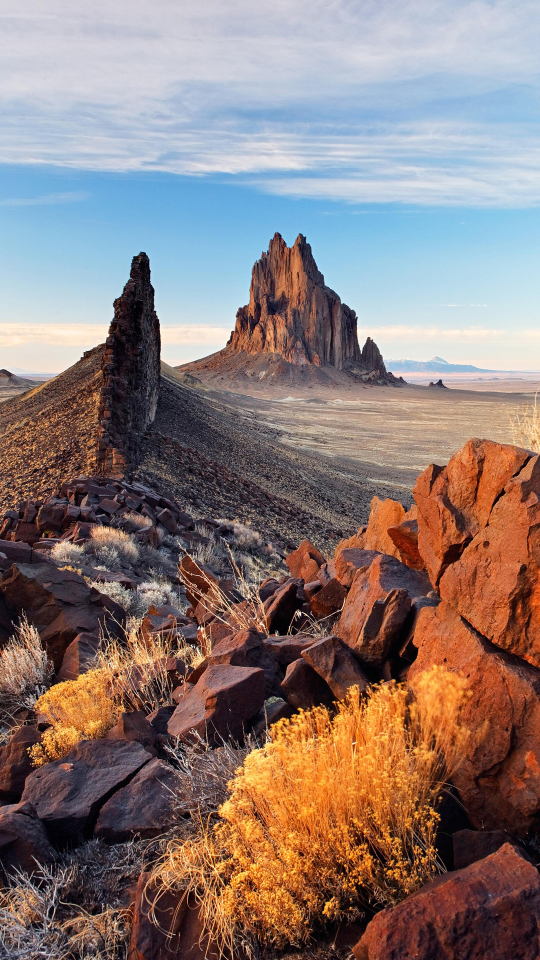
%> input picture TestPictures/magazine/Planet-01-2.3.001-bigpicture_01_14.jpg, 1080 x 1920 px (shown at 1/2 size); its folder holds only this picture in this run
$ octave prepareImage.m   (GNU Octave 9; MATLAB toolbox functions it lacks are replaced by stand-ins)
%> lines starting %> are read from the running program, lines starting %| are printed output that depends on the picture
### MatlabPro/Test/setParam.m
clear;

keyWord = 'magazine';
mRow = 512;
nCol = 512;

### MatlabPro/Test/prepareImage.m
clear;clc;close all

setParam
% keyWord = 'magazine';
pictureDir = ['../../TestPictures/', keyWord, '/'];
pictureResizeDir = ['../../TestPictures/', keyWord, 'Resize/'];
pictureDirInfo  = dir([pictureDir, '*jpg']);
pictureNum = length(pictureDirInfo);

for i = 1:pictureNum
    pictureDirName = [pictureDir, pictureDirInfo(i).name];
    img = imread(pictureDirName);
%> img is the input picture: size 1920x1080x3 uint8; mean R, G, B 138.7, 121.6, 118.2
    [row,col,ch] = size(img);
%> row = 1920; col = 1080; ch = 3
    shortEdge = min([row,col]);
%> shortEdge = 1080

    xMin = round((col-shortEdge)/2)+1;
%> xMin = 1
    yMin = round((row-shortEdge)/2)+1;
%> yMin = 421
    imgCrop = imcrop(img, [xMin, yMin, shortEdge, shortEdge]);  %꼴숏
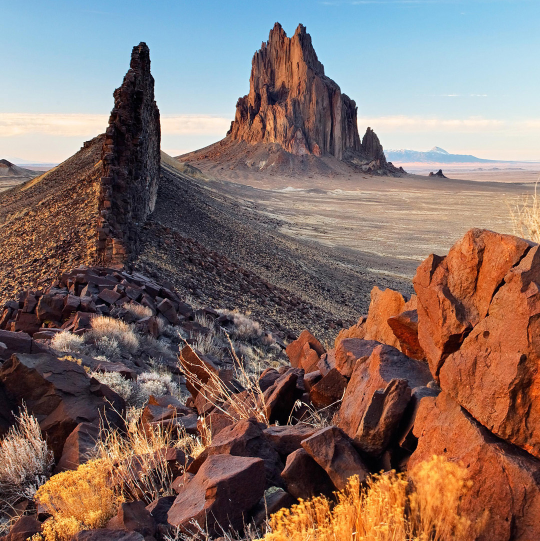
%> imgCrop: size 1081x1080x3 uint8 (shown at 1/2 size); mean R, G, B 133.1, 112.2, 105.7

%     mRow = 512;
%     nCol = 512;
    imgResize = imresize(imgCrop,[mRow nCol],'bicubic');
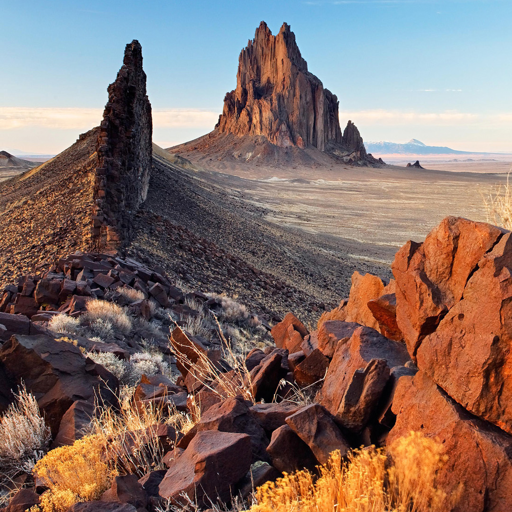
%> imgResize: size 512x512x3 uint8; mean R, G, B 133.1, 112.2, 105.7
    imshow(imgResize)
    imwrite(imgResize,[pictureResizeDir, num2str(i), '.jpg']);
    pause(0.001)
end

$ run again, on TestPictures/magazine/Planet-01-2.3.001-bigpicture_01_5.jpg
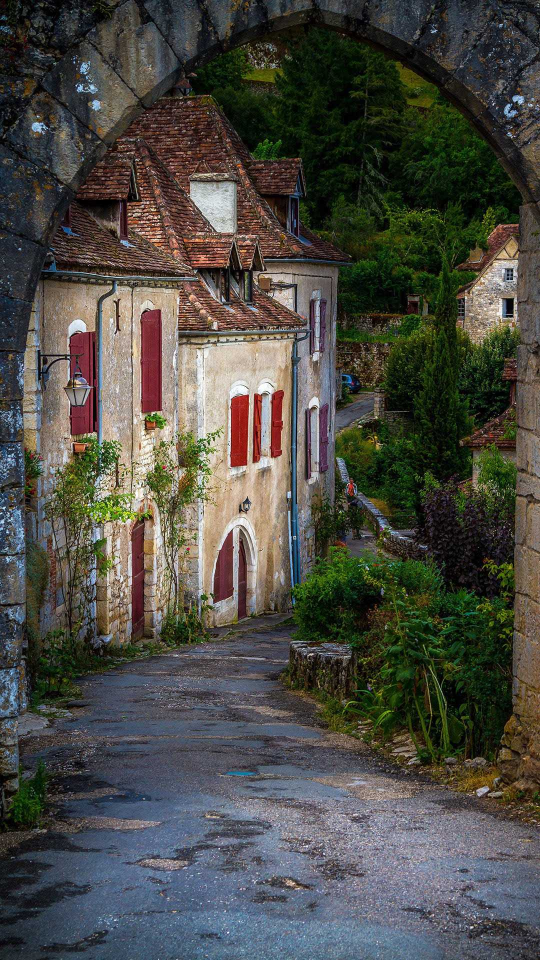
%> input picture TestPictures/magazine/Planet-01-2.3.001-bigpicture_01_5.jpg, 1080 x 1920 px (shown at 1/2 size)
%> img is the input picture: size 1920x1080x3 uint8; mean R, G, B 75.4, 74.9, 68.4
%> `imgCrop = imcrop(img, [xMin, yMin, shortEdge, shortEdge]);`:
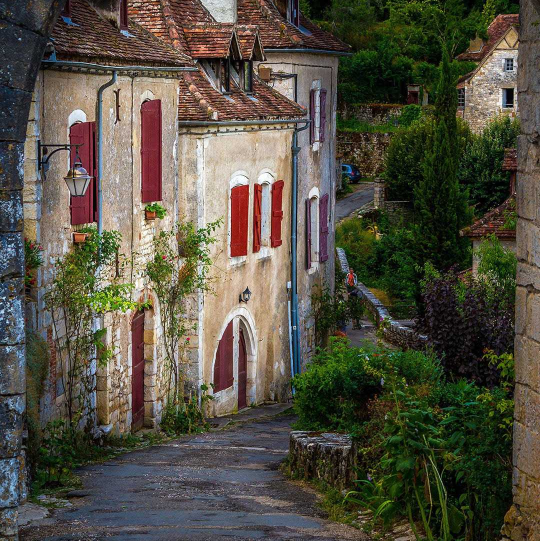
%> imgCrop: size 1081x1080x3 uint8 (shown at 1/2 size); mean R, G, B 84.2, 80.4, 67
%> `imgResize = imresize(imgCrop,[mRow nCol],'bicubic');`:
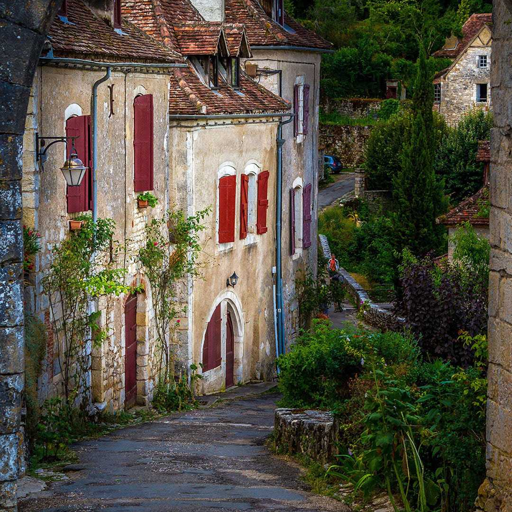
%> imgResize: size 512x512x3 uint8; mean R, G, B 84.2, 80.4, 67

$ run again, on TestPictures/magazine/Planet-02-2.3.001-bigpicture_02_1.jpg
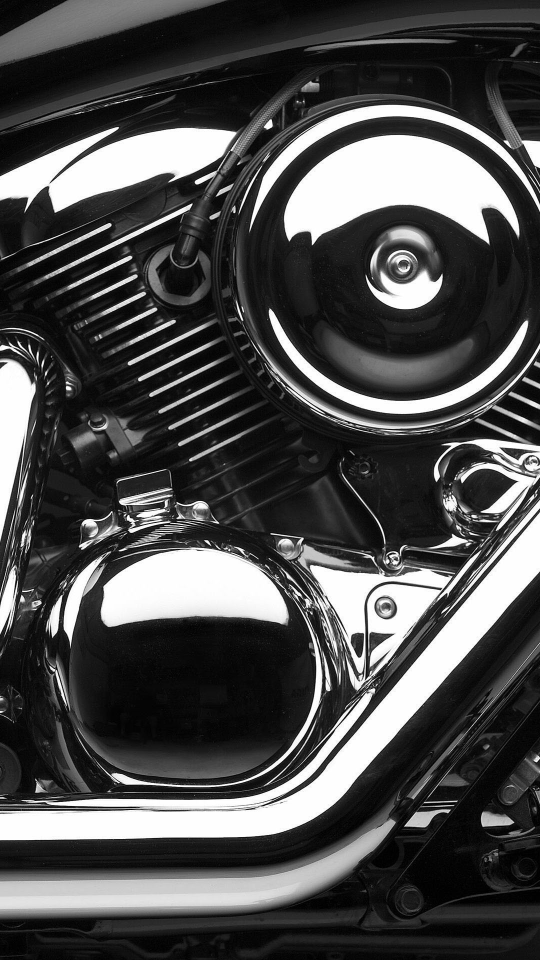
%> input picture TestPictures/magazine/Planet-02-2.3.001-bigpicture_02_1.jpg, 1080 x 1920 px (shown at 1/2 size)
%> img is the input picture: size 1920x1080x3 uint8; min 0, max 255, mean 76.7
%> `imgCrop = imcrop(img, [xMin, yMin, shortEdge, shortEdge]);`:
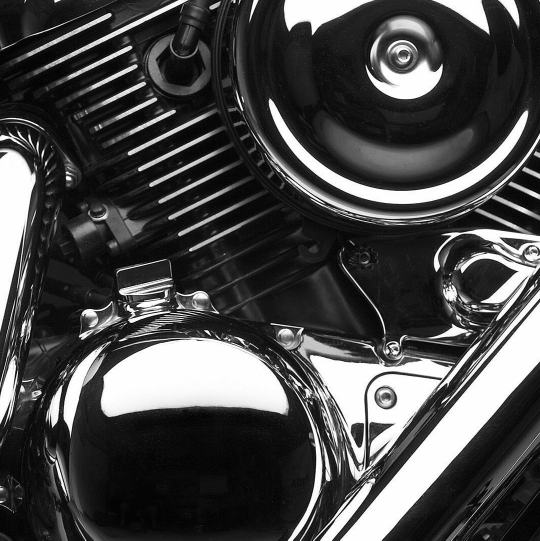
%> imgCrop: size 1081x1080x3 uint8 (shown at 1/2 size); min 0, max 255, mean 72.9
%> `imgResize = imresize(imgCrop,[mRow nCol],'bicubic');`:
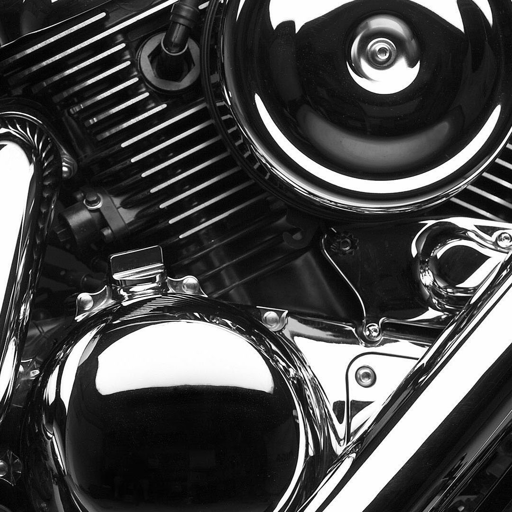
%> imgResize: size 512x512x3 uint8; min 0, max 255, mean 72.9
